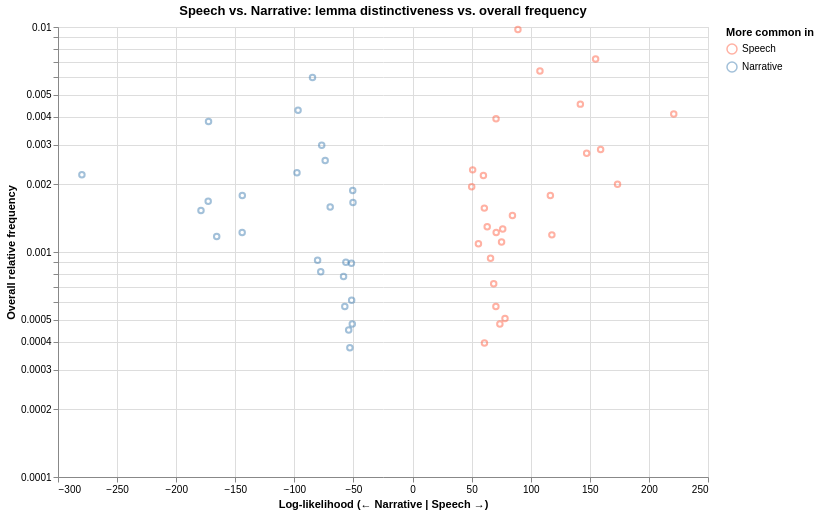

This figure's notebook cell:
### Code cell
alt.Chart(register_plot_df).mark_point(opacity=0.5, size=30).encode(
    x=alt.X("log_likelihood:Q", title="Log-likelihood (← Narrative | Speech →)"),
    y=alt.Y(
        "relative_frequency:Q",
        title="Overall relative frequency",
        scale=alt.Scale(type="log"),
    ),
    color=alt.Color(
        "register:N",
        scale=alt.Scale(domain=["Speech", "Narrative"], range=["tomato", "steelblue"]),
        legend=alt.Legend(title="More common in"),
    ),
    tooltip=["lemma:N", "log_likelihood:Q", "relative_frequency:Q"],
).properties(
    title="Speech vs. Narrative: lemma distinctiveness vs. overall frequency",
    width=650,
    height=450,
)

### Figure 1 — Vega-Lite specification as saved in the notebook (floating-point values rounded to 4 significant figures)
{"config": {"view": {"continuousWidth": 300, "continuousHeight": 300}}, "data": {"name": "data-424c22c3c4063ee1e25d3ccfbb3f006c"}, "mark": {"type": "point", "opacity": 0.5, "size": 30}, "encoding": {"color": {"field": "register", "legend": {"title": "More common in"}, "scale": {"domain": ["Speech", "Narrative"], "range": ["tomato", "steelblue"]}, "type": "nominal"}, "tooltip": [{"field": "lemma", "type": "nominal"}, {"field": "log_likelihood", "type": "quantitative"}, {"field": "relative_frequency", "type": "quantitative"}], "x": {"field": "log_likelihood", "title": "Log-likelihood (← Narrative | Speech →)", "type": "quantitative"}, "y": {"field": "relative_frequency", "scale": {"type": "log"}, "title": "Overall relative frequency", "type": "quantitative"}}, "height": 450, "title": "Speech vs. Narrative: lemma distinctiveness vs. overall frequency", "width": 650, "$schema": "https://vega.github.io/schema/vega-lite/v6.4.1.json", "datasets": {"data-424c22c3c4063ee1e25d3ccfbb3f006c": [{"lemma": "Αἴας", "log_likelihood": -50.61, "relative_frequency": 0.001877, "register": "Narrative", "p_value": 1.125e-12, "p_value_fdr": 1.17e-12}, {"lemma": "αὐδάω", "log_likelihood": -80.34, "relative_frequency": 0.0009195, "register": "Narrative", "p_value": 3.147e-19, "p_value_fdr": 7.438e-19}, {"lemma": "αὔω", "log_likelihood": -54.03, "relative_frequency": 0.0004504, "register": "Narrative", "p_value": 1.971e-13, "p_value_fdr": 2.329e-13}, {"lemma": "βαίνω", "log_likelihood": -172.6, "relative_frequency": 0.0038, "register": "Narrative", "p_value": 1.976e-39, "p_value_fdr": 1.713e-38}, {"lemma": "βροτός", "log_likelihood": 55.75, "relative_frequency": 0.001088, "register": "Speech", "p_value": 8.23e-14, "p_value_fdr": 9.953e-14}, {"lemma": "δίδωμι", "log_likelihood": 142.0, "relative_frequency": 0.004541, "register": "Speech", "p_value": 9.8e-33, "p_value_fdr": 3.92e-32}, {"lemma": "δόρυ", "log_likelihood": -73.91, "relative_frequency": 0.002552, "register": "Narrative", "p_value": 8.156e-18, "p_value_fdr": 1.481e-17}, {"lemma": "θεός", "log_likelihood": 154.9, "relative_frequency": 0.007215, "register": "Speech", "p_value": 1.473e-35, "p_value_fdr": 8.509e-35}, {"lemma": "θνῄσκω", "log_likelihood": 63.18, "relative_frequency": 0.001295, "register": "Speech", "p_value": 1.889e-15, "p_value_fdr": 2.729e-15}, {"lemma": "κακός", "log_likelihood": 221.0, "relative_frequency": 0.00411, "register": "Speech", "p_value": 5.421e-50, "p_value_fdr": 1.409e-48}, {"lemma": "κτῆμα", "log_likelihood": 70.53, "relative_frequency": 0.0005724, "register": "Speech", "p_value": 4.541e-17, "p_value_fdr": 7.379e-17}, {"lemma": "μάχομαι", "log_likelihood": 50.87, "relative_frequency": 0.002318, "register": "Speech", "p_value": 9.881e-13, "p_value_fdr": 1.049e-12}, {"lemma": "μήτηρ", "log_likelihood": 50.04, "relative_frequency": 0.001952, "register": "Speech", "p_value": 1.503e-12, "p_value_fdr": 1.503e-12}, {"lemma": "μετεῖπον", "log_likelihood": -51.53, "relative_frequency": 0.0006099, "register": "Narrative", "p_value": 7.052e-13, "p_value_fdr": 7.802e-13}, {"lemma": "ξένος", "log_likelihood": 173.5, "relative_frequency": 0.001999, "register": "Speech", "p_value": 1.304e-39, "p_value_fdr": 1.696e-38}, {"lemma": "οἴομαι", "log_likelihood": 117.9, "relative_frequency": 0.001192, "register": "Speech", "p_value": 1.824e-27, "p_value_fdr": 6.776e-27}, {"lemma": "οἶδα", "log_likelihood": 159.1, "relative_frequency": 0.002852, "register": "Speech", "p_value": 1.738e-36, "p_value_fdr": 1.129e-35}, {"lemma": "οἶκος", "log_likelihood": 84.53, "relative_frequency": 0.001454, "register": "Speech", "p_value": 3.787e-20, "p_value_fdr": 9.378e-20}, {"lemma": "πάσχω", "log_likelihood": 75.33, "relative_frequency": 0.001107, "register": "Speech", "p_value": 3.992e-18, "p_value_fdr": 7.688e-18}, {"lemma": "πέτομαι", "log_likelihood": -50.98, "relative_frequency": 0.0004785, "register": "Narrative", "p_value": 9.33e-13, "p_value_fdr": 1.011e-12}, {"lemma": "πίπτω", "log_likelihood": -50.4, "relative_frequency": 0.001661, "register": "Narrative", "p_value": 1.255e-12, "p_value_fdr": 1.28e-12}, {"lemma": "πατήρ", "log_likelihood": 70.65, "relative_frequency": 0.003913, "register": "Speech", "p_value": 4.256e-17, "p_value_fdr": 7.14e-17}, {"lemma": "πατρίς", "log_likelihood": 70.78, "relative_frequency": 0.00122, "register": "Speech", "p_value": 3.985e-17, "p_value_fdr": 6.907e-17}, {"lemma": "πολύμητις", "log_likelihood": -77.68, "relative_frequency": 0.0008163, "register": "Narrative", "p_value": 1.213e-18, "p_value_fdr": 2.629e-18}, {"lemma": "προσαυδάω", "log_likelihood": -172.9, "relative_frequency": 0.00168, "register": "Narrative", "p_value": 1.707e-39, "p_value_fdr": 1.713e-38}, {"lemma": "προσεῖπον", "log_likelihood": -144.1, "relative_frequency": 0.001783, "register": "Narrative", "p_value": 3.46e-33, "p_value_fdr": 1.499e-32}, {"lemma": "προσφωνέω", "log_likelihood": -53.03, "relative_frequency": 0.0003753, "register": "Narrative", "p_value": 3.29e-13, "p_value_fdr": 3.802e-13}, {"lemma": "πρόσφημι", "log_likelihood": -279.8, "relative_frequency": 0.002205, "register": "Narrative", "p_value": 8.408e-63, "p_value_fdr": 4.372e-61}, {"lemma": "πτερόεις", "log_likelihood": -144.2, "relative_frequency": 0.00122, "register": "Narrative", "p_value": 3.273e-33, "p_value_fdr": 1.499e-32}, {"lemma": "πόποι", "log_likelihood": 73.89, "relative_frequency": 0.0004785, "register": "Speech", "p_value": 8.262e-18, "p_value_fdr": 1.481e-17}, {"lemma": "τέκνον", "log_likelihood": 68.68, "relative_frequency": 0.0007225, "register": "Speech", "p_value": 1.161e-16, "p_value_fdr": 1.775e-16}, {"lemma": "τίπτε", "log_likelihood": 60.85, "relative_frequency": 0.0003941, "register": "Speech", "p_value": 6.159e-15, "p_value_fdr": 8.656e-15}, {"lemma": "τελέω", "log_likelihood": 76.3, "relative_frequency": 0.001267, "register": "Speech", "p_value": 2.433e-18, "p_value_fdr": 4.867e-18}, {"lemma": "φίλος", "log_likelihood": 107.8, "relative_frequency": 0.006371, "register": "Speech", "p_value": 2.977e-25, "p_value_fdr": 9.676e-25}, {"lemma": "φαεινός", "log_likelihood": -58.38, "relative_frequency": 0.0007788, "register": "Narrative", "p_value": 2.158e-14, "p_value_fdr": 2.805e-14}, {"lemma": "φωνέω", "log_likelihood": -179.0, "relative_frequency": 0.001529, "register": "Narrative", "p_value": 7.947e-41, "p_value_fdr": 1.377e-39}, {"lemma": "χείρ", "log_likelihood": -84.65, "relative_frequency": 0.005967, "register": "Narrative", "p_value": 3.56e-20, "p_value_fdr": 9.256e-20}, {"lemma": "χρή", "log_likelihood": 78.24, "relative_frequency": 0.0005067, "register": "Speech", "p_value": 9.144e-19, "p_value_fdr": 2.067e-18}, {"lemma": "ἀίσσω", "log_likelihood": -57.31, "relative_frequency": 0.0005724, "register": "Narrative", "p_value": 3.719e-14, "p_value_fdr": 4.717e-14}, {"lemma": "ἀμείβω", "log_likelihood": -69.68, "relative_frequency": 0.001586, "register": "Narrative", "p_value": 6.966e-17, "p_value_fdr": 1.098e-16}, {"lemma": "ἀνήρ", "log_likelihood": 89.18, "relative_frequency": 0.009749, "register": "Speech", "p_value": 3.607e-21, "p_value_fdr": 9.873e-21}, {"lemma": "ἀπαμείβομαι", "log_likelihood": -165.7, "relative_frequency": 0.001173, "register": "Narrative", "p_value": 6.404e-38, "p_value_fdr": 4.757e-37}, {"lemma": "ἀσπίς", "log_likelihood": -56.4, "relative_frequency": 0.0009007, "register": "Narrative", "p_value": 5.906e-14, "p_value_fdr": 7.312e-14}, {"lemma": "ἄνθρωπος", "log_likelihood": 116.6, "relative_frequency": 0.001783, "register": "Speech", "p_value": 3.48e-27, "p_value_fdr": 1.206e-26}, {"lemma": "Ἀθήνη", "log_likelihood": -76.86, "relative_frequency": 0.002984, "register": "Narrative", "p_value": 1.838e-18, "p_value_fdr": 3.823e-18}, {"lemma": "ἐθέλω", "log_likelihood": 147.3, "relative_frequency": 0.002749, "register": "Speech", "p_value": 6.637e-34, "p_value_fdr": 3.451e-33}, {"lemma": "ἔγχος", "log_likelihood": -97.79, "relative_frequency": 0.002252, "register": "Narrative", "p_value": 4.64e-23, "p_value_fdr": 1.419e-22}, {"lemma": "ἔργον", "log_likelihood": 59.97, "relative_frequency": 0.002186, "register": "Speech", "p_value": 9.64e-15, "p_value_fdr": 1.285e-14}, {"lemma": "ἕζομαι", "log_likelihood": -51.69, "relative_frequency": 0.0008914, "register": "Narrative", "p_value": 6.487e-13, "p_value_fdr": 7.333e-13}, {"lemma": "ἵστημι", "log_likelihood": -96.86, "relative_frequency": 0.004269, "register": "Narrative", "p_value": 7.448e-23, "p_value_fdr": 2.152e-22}, {"lemma": "ὄλλυμι", "log_likelihood": 60.75, "relative_frequency": 0.001567, "register": "Speech", "p_value": 6.472e-15, "p_value_fdr": 8.857e-15}, {"lemma": "ῥέζω", "log_likelihood": 66.0, "relative_frequency": 0.0009383, "register": "Speech", "p_value": 4.502e-16, "p_value_fdr": 6.689e-16}]}}
